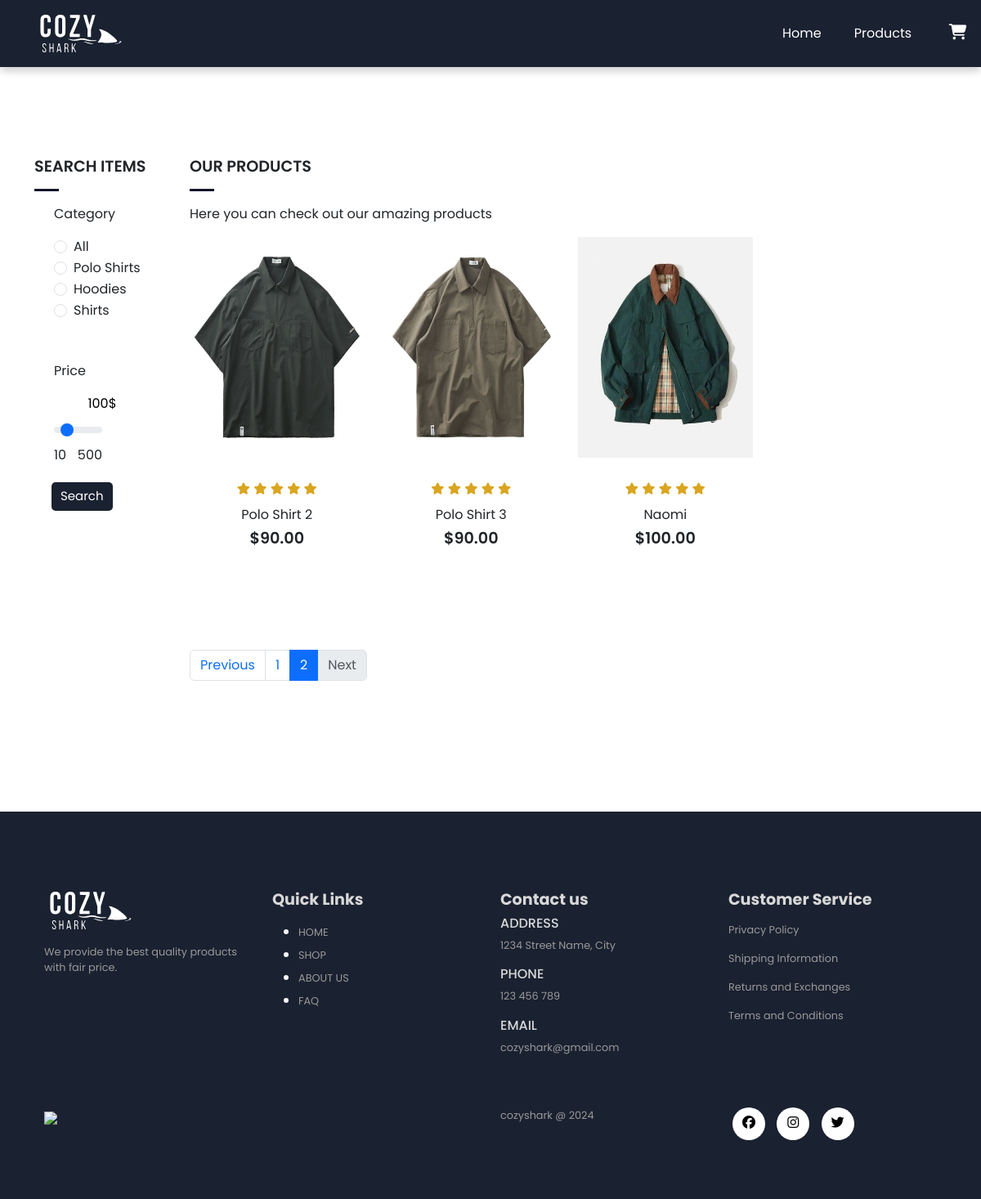
Page /shop.php?page_no=2 on the earlier database version.
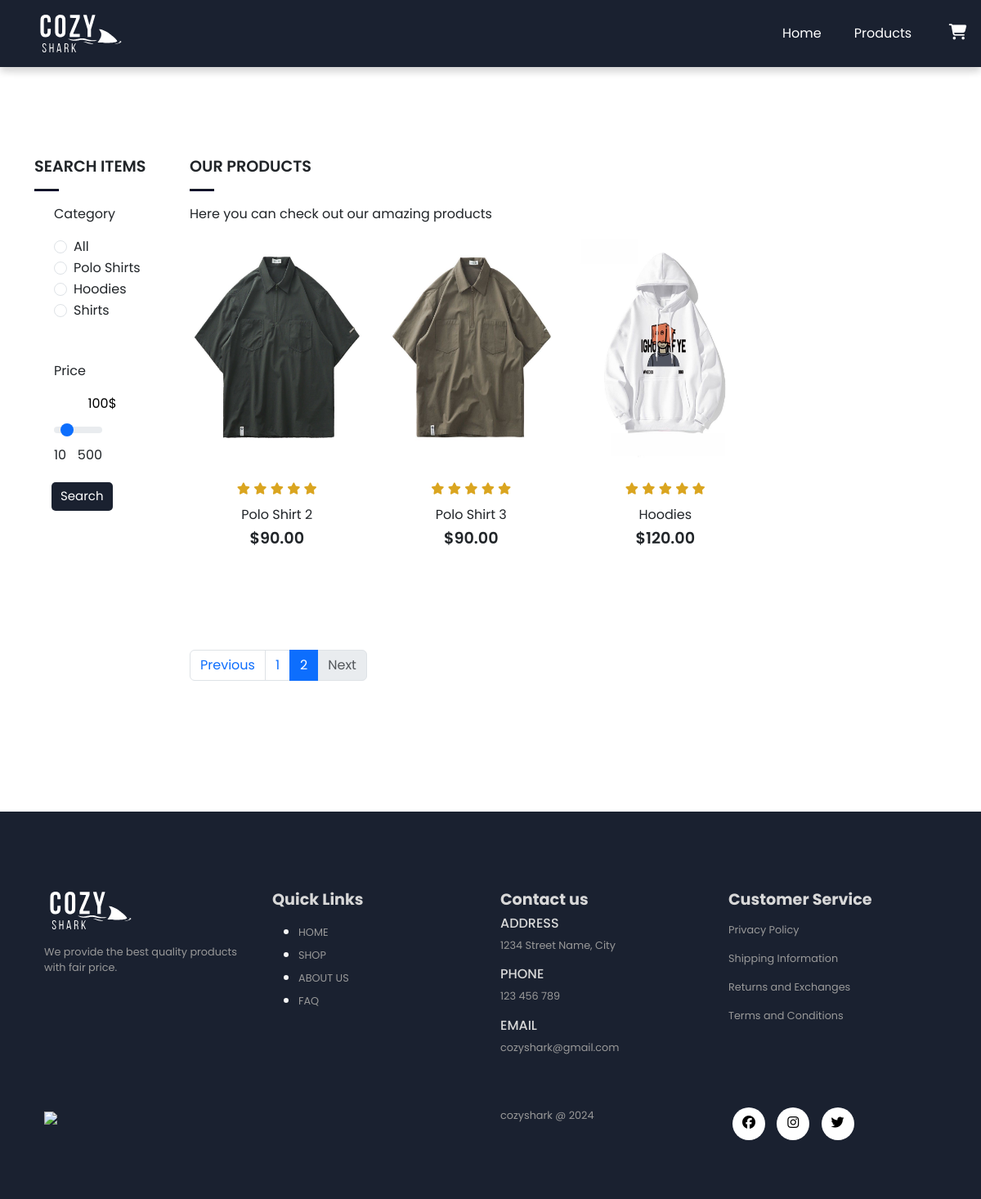
Same page on the later database version.
### tables this page shows
CREATE TABLE `products` (
  `product_id` int(11) NOT NULL,
  `product_name` varchar(100) NOT NULL,
  `product_category` varchar(100) NOT NULL,
  `product_description` varchar(255) NOT NULL,
  `product_image` varchar(255) NOT NULL,
  `product_image2` varchar(255) NOT NULL,
  `product_image3` varchar(255) NOT NULL,
  `product_image4` varchar(255) NOT NULL,
  `product_price` decimal(6,2) NOT NULL,
  `product_special_offer` int(2) NOT NULL,
  `product_color` varchar(100) NOT NULL
);

### shop.php (the view, shortened to what the changed rows need)
<?php
include('layouts/header.php');
if (isset($_POST['search'])) {
    $category = $_POST['category'];
    $price = $_POST['price'];
    if (isset($_GET['page_no']) && $_GET['page_no'] != "") {
        $page_no = $_GET['page_no'];
    } else {
        $page_no = 1;
    }
    if ($category == 'all') {
        $stmt1 = $conn->prepare("SELECT COUNT(*) As total_records FROM products WHERE product_price<=?");
        $stmt1->bind_param('i', $price);
    } else {
        $stmt1 = $conn->prepare("SELECT COUNT(*) As total_records FROM products WHERE product_category=? AND product_price<=?");
        $stmt1->bind_param('si', $category, $price);
    }
    $stmt1->execute();
    $stmt1->bind_result($total_records);
    $stmt1->store_result();
    $stmt1->fetch();
    $total_records_per_page = 8;
    $offset = ($page_no - 1) * $total_records_per_page;
    $total_no_of_pages = ceil($total_records / $total_records_per_page);
    if ($category == 'all') {
        $stmt2 = $conn->prepare("SELECT * FROM products WHERE product_price<=? LIMIT ?, ?");
        $stmt2->bind_param('iii', $price, $offset, $total_records_per_page);
    } else {
        $stmt2 = $conn->prepare("SELECT * FROM products WHERE product_category=? AND product_price<=? LIMIT ?, ?");
        $stmt2->bind_param('siii', $category, $price, $offset, $total_records_per_page);
    }
    $stmt2->execute();
    $products = $stmt2->get_result();
} else {
    if (isset($_GET['page_no']) && $_GET['page_no'] != "") {
        $page_no = $_GET['page_no'];
    } else {
        $page_no = 1;
    }
    $total_records_per_page = 8;
    $offset = ($page_no - 1) * $total_records_per_page;
    $stmt2 = $conn->prepare("SELECT * FROM products LIMIT ?, ?");
    $stmt2->bind_param('ii', $offset, $total_records_per_page);
    $stmt2->execute();
    $products = $stmt2->get_result();
}
?>
<?php include('layouts/header.php') ?>
<section id="main-section" class="my-5 py-5 mx-3">
    <div class="container mt-5 py-5 mx-auto">
        <div class="row">
            <div id="shop" class="col-lg-10 col-md-9 col-sm-12">
                <div class="row">
                    <?php while ($row = $products->fetch_assoc()) { ?>
                        <div onclick="window.location.href='item.php?product_id=<?php echo $row['product_id']; ?>';" class="Shop text-center col-lg-3 col-md-4 col-sm-12 mb-4">
                            <img class="img-fluid item-img mb-3" src="assets/imgs/<?php echo $row['product_image']; ?>">
                            <div class="star">
                                <i class="fas fa-star"></i>
                                <i class="fas fa-star"></i>
                                <i class="fas fa-star"></i>
                                <i class="fas fa-star"></i>
                                <i class="fas fa-star"></i>
                            </div>
                            <h5 class="p-name"><?php echo $row['product_name']; ?></h5>
                            <h4 class="p-price">$<?php echo $row['product_price']; ?></h4>
                        </div>
                    <?php } ?>
                </div>
            </div>
        </div>
    </div>
</section>
<?php include('layouts/footer.php');

Differences in the rows shown:
changed products: product_image: a different picture; product_name "Naomi" → "Hoodies"; product_price "100.00" → "120.00"
